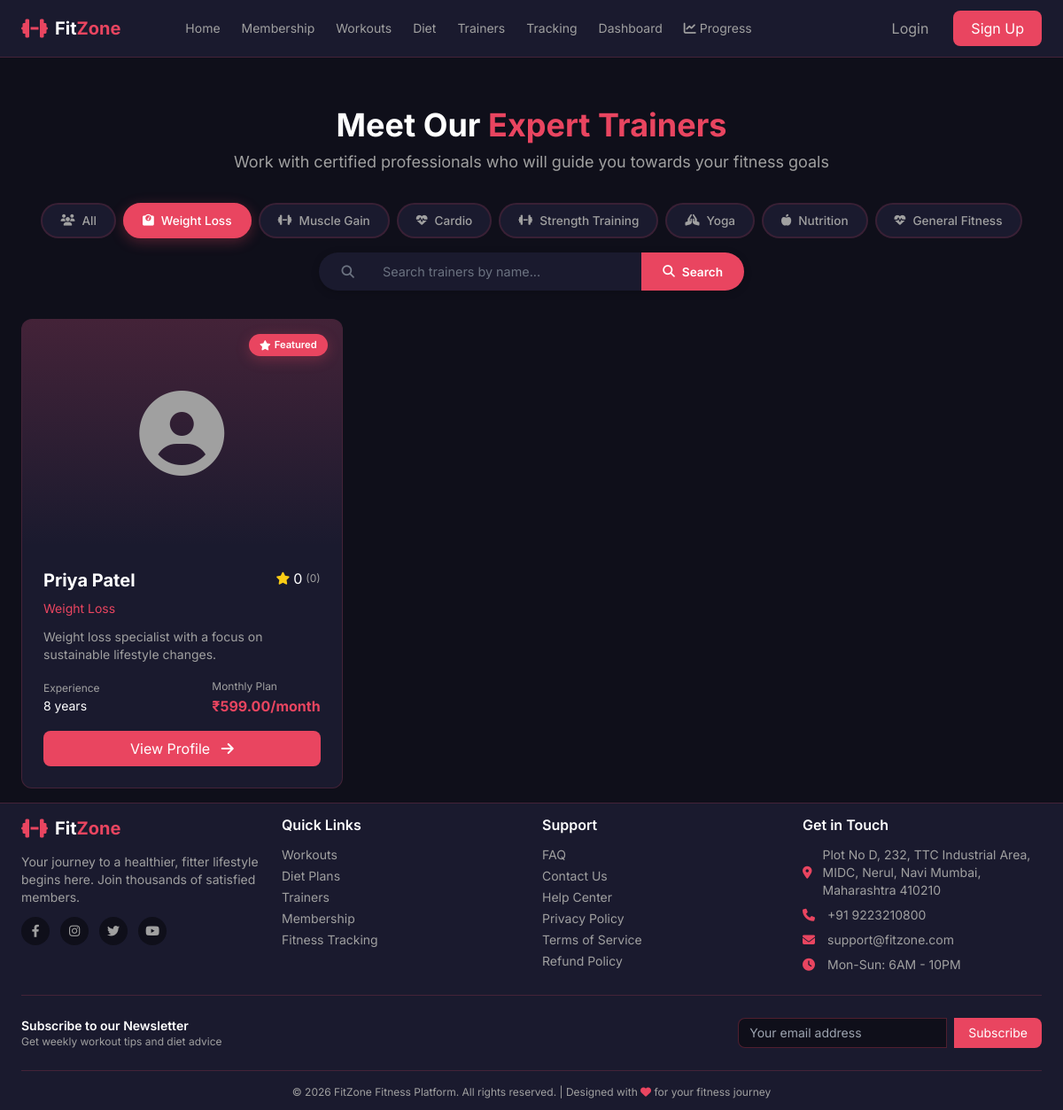
The app's page /trainers/?specialization=weight_loss, older data.
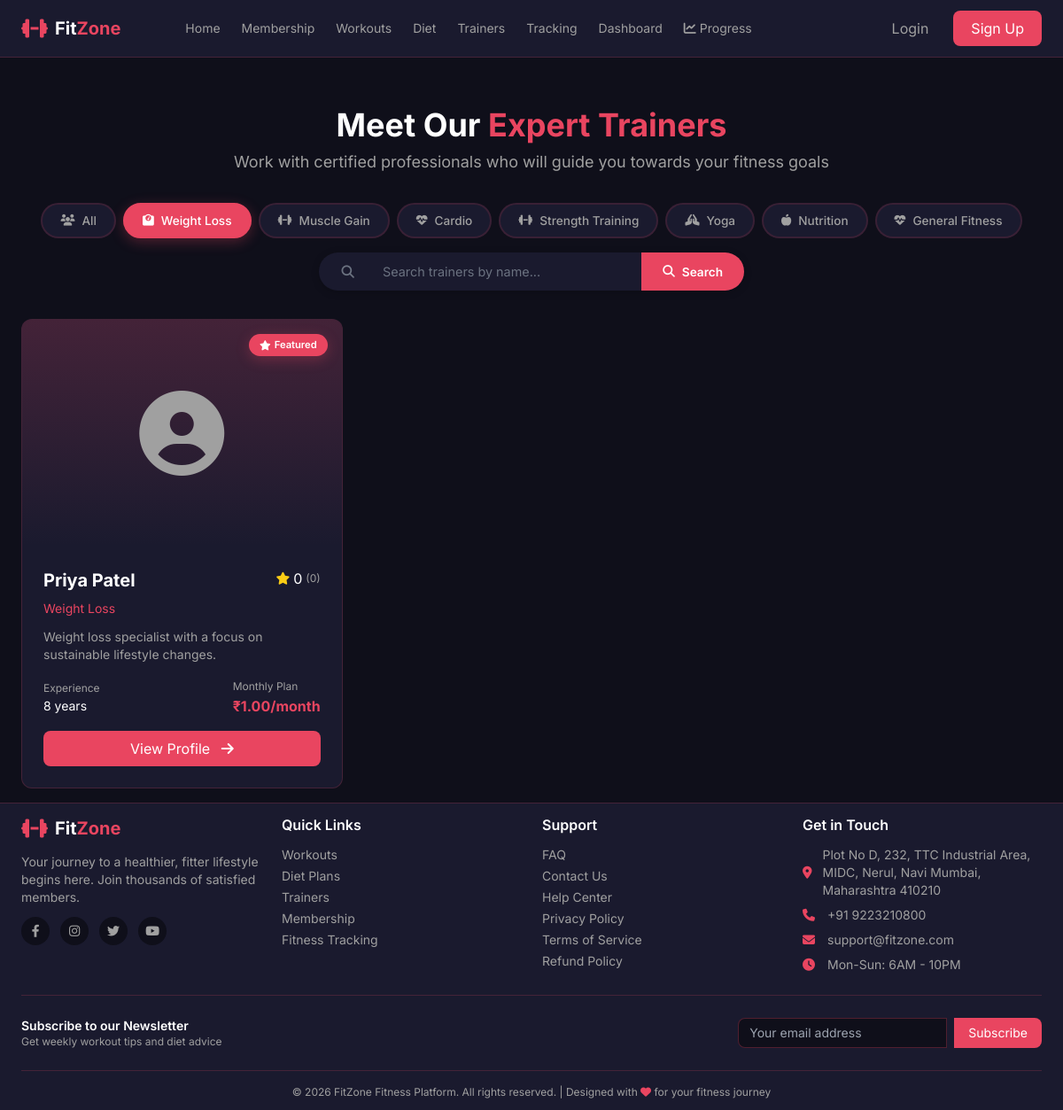
The same page, newer data.
### trainers/models.py (models this page shows, shortened)
class Trainer(models.Model):
    SPECIALIZATIONS = [
        ('weight_loss', 'Weight Loss'),
        ('muscle_gain', 'Muscle Gain'),
        ('cardio', 'Cardio'),
        ('strength_training', 'Strength Training'),
        ('yoga', 'Yoga'),
        ('nutrition', 'Nutrition'),
        ('general_fitness', 'General Fitness'),
    ]
    EXPERIENCE_LEVELS = [
        ('beginner', 'Beginner (1-2 years)'),
        ('intermediate', 'Intermediate (3-5 years)'),
        ('advanced', 'Advanced (5-8 years)'),
        ('expert', 'Expert (8+ years)'),
    ]
    user = models.OneToOneField(settings.AUTH_USER_MODEL, on_delete=models.CASCADE, related_name='trainer_profile')
    full_name = models.CharField(max_length=255)
    email = models.EmailField()
    phone = models.CharField(max_length=15, blank=True)
    profile_picture = models.ImageField(upload_to='trainers/', blank=True, null=True)
    specialization = models.CharField(max_length=50, choices=SPECIALIZATIONS)
    experience_level = models.CharField(max_length=20, choices=EXPERIENCE_LEVELS)
    years_of_experience = models.IntegerField(default=0)
    bio = models.TextField()
    qualifications = models.TextField(help_text="List qualifications, certifications")
    achievements = models.TextField(blank=True)
    hourly_rate = models.DecimalField(max_digits=10, decimal_places=2, default=500, help_text="Per hour rate (if applicable)")
    monthly_rate = models.DecimalField(max_digits=10, decimal_places=2, default=1999, help_text="Monthly subscription rate")
    availability = models.JSONField(default=dict, help_text="Weekly availability schedule")
    is_available = models.BooleanField(default=True)
    is_verified = models.BooleanField(default=False)
    is_featured = models.BooleanField(default=False)
    position = models.PositiveIntegerField(default=0, db_index=True)
    total_ratings = models.IntegerField(default=0)
    average_rating = models.DecimalField(max_digits=3, decimal_places=2, default=0)
    joined_date = models.DateTimeField(auto_now_add=True)
    class Meta:
        ordering = ['position', '-is_featured', '-average_rating']

### trainers/views.py (the view)
# urls.py: path('', views.trainer_list, name='list'),
def trainer_list(request):
    trainers = Trainer.objects.filter(is_available=True, is_verified=True)
    specialization = request.GET.get('specialization')
    if specialization:
        trainers = trainers.filter(specialization=specialization)
    search = request.GET.get('search')
    if search:
        trainers = trainers.filter(
            Q(full_name__icontains=search) |
            Q(bio__icontains=search)
        )
    context = {
        'trainers': trainers,
        'specializations': Trainer.SPECIALIZATIONS,
        'selected_specialization': specialization,
        'search_query': search,
    }
    return render(request, 'trainers/list.html', context)

### templates/trainers/list.html (shortened to what the changed rows need)
{% extends 'base/base.html' %}
{% block content %}
<div class="py-0 trainers-container fade-in mt-4 sm:mt-6 md:mt-8 lg:mt-10">
    <div class="text-center mb-8">
        <h1 class="text-4xl font-bold text-white mb-2 page-title">Meet Our <span class="text-[#E94560]">Expert Trainers</span></h1>
    </div>
    <div class="grid grid-cols-1 md:grid-cols-2 lg:grid-cols-3 gap-8 trainers-grid">
        {% for trainer in trainers %}
        <div class="bg-[#1A1A2E] rounded-xl border border-[#E94560]/20 overflow-hidden card-hover trainer-card">
            <div class="relative h-64 bg-gradient-to-b from-[#E94560]/20 to-transparent trainer-image">
                {% if trainer.profile_picture %}
                    <img src="{{ trainer.profile_picture.url }}" alt="{{ trainer.full_name }}" class="w-full h-full object-cover object-top">
                {% else %}
                    <div class="w-full h-full flex items-center justify-center">
                        <i class="fas fa-user-circle text-8xl text-text-gray"></i>
                    </div>
                {% endif %}
                {% if trainer.is_featured %}
                <div class="absolute top-4 right-4 featured-badge">
                    <i class="fas fa-star"></i> Featured
                </div>
                {% endif %}
            </div>
            <div class="p-6 trainer-info">
                <div class="flex justify-between items-start mb-2 flex-wrap gap-2">
                    <h3 class="text-xl font-bold text-white trainer-name">{{ trainer.full_name }}</h3>
                    <div class="flex items-center">
                        <i class="fas fa-star text-yellow-400 text-sm"></i>
                        <span class="text-white ml-1">{{ trainer.average_rating|default:"0" }}</span>
                        <span class="text-text-gray text-xs ml-1">({{ trainer.total_ratings|default:"0" }})</span>
                    </div>
                </div>
                <p class="text-[#E94560] text-sm mb-3 trainer-specialization">{{ trainer.get_specialization_display }}</p>
                <p class="text-text-gray text-sm mb-3 line-clamp-2 trainer-bio">{{ trainer.bio|truncatechars:100 }}</p>
                <div class="flex justify-between items-center mb-4 trainer-stats">
                    <div>
                        <span class="text-text-gray text-xs stat-label">Experience</span>
                        <p class="text-white text-sm stat-value">{{ trainer.years_of_experience }} years</p>
                    </div>
                    <div>
                        <span class="text-text-gray text-xs stat-label">Monthly Plan</span>
                        <p class="text-[#E94560] font-bold price">₹{{ trainer.monthly_rate }}/month</p>
                    </div>
                </div>
                <a href="{% url 'trainers:detail' trainer.id %}"
                   class="block w-full text-center bg-[#E94560] text-white py-2 rounded-lg hover:bg-opacity-80 transition-all view-btn">
                    View Profile
                    <i class="fas fa-arrow-right ml-2"></i>
                </a>
            </div>
        </div>
        {% endfor %}
    </div>
</div>
{% endblock %}

Row changes from the older to the newer data that the page shows:
changed Trainer "Priya Patel": monthly_rate "599.00" → "1.00"
